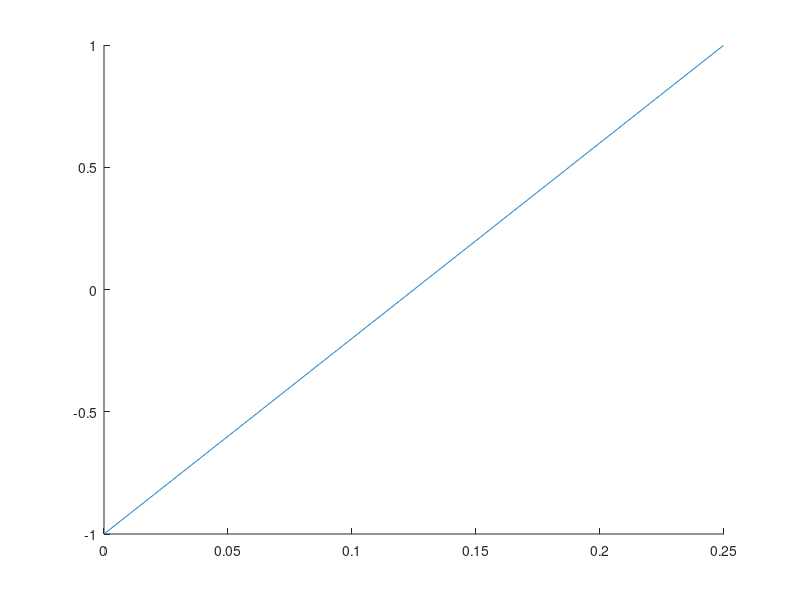

Recreate this plot in MATLAB. (Note: this script raises an error after producing the figure.)
close all; clear variables; clc;

N = 1000;
TT = 0.25;
Ts = TT/N;
f = 1/TT;
t = (0:N-1)*Ts;
A = 1;
stw = A*sawtooth(2*pi*f*t );
stw_rms = sqrt(sum(stw.^2)/N);



hold on
plot(t,stw,'DisplayName','Sawtooth wave')
yline(stw_rms,'r--','DisplayName',sprintf('RMS = %.2f V',stw_rms))
ylabel('Amplitude (V)')
xlabel('Time (sec)');
ylim([-1.1*A,1.1*A])
legend('Orientation','horizontal','Box','on','Location','southoutside')
title('RMS value of a sawtooth wave')
legend
